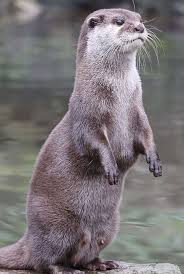
#> input picture Image_Processing/Week_3/susamuru.jpg, 184 x 274 px
$ jupyter execute Untitled1.ipynb
#> lines starting #> are read from the running program, lines starting #| are printed output that depends on the picture
[cell 1]
import cv2
import numpy as np

[cell 2]
my_img = cv2.imread("./susamuru.jpg",1)
#> my_img is the input picture: shape (274, 184, 3); mean B, G, R 118.8, 116, 121.9
print(my_img.shape)
#| (274, 184, 3)

[cell 3]
cv2.imshow("RGB Image",my_img)
cv2.waitKey(0)
cv2.destroyAllWindows()

[cell 4]
img_vertical = cv2.flip(my_img,0)
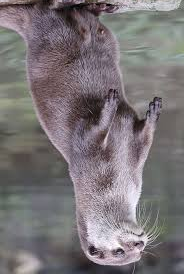
#> img_vertical: shape (274, 184, 3); mean B, G, R 118.8, 116, 121.9
img_horizontal = cv2.flip(my_img,1)
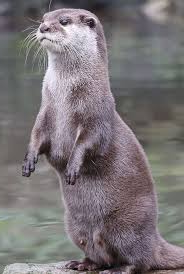
#> img_horizontal: shape (274, 184, 3); mean B, G, R 118.8, 116, 121.9
img_both = cv2.flip(my_img,-1)
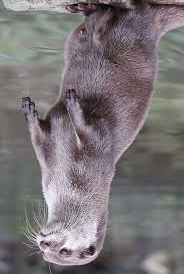
#> img_both: shape (274, 184, 3); mean B, G, R 118.8, 116, 121.9

[cell 5]
cv2.imshow("Original Image",my_img)
cv2.imshow("Vertical Image",img_vertical)
cv2.imshow("Horizontal Image",img_horizontal)
cv2.imshow("Vertical and Horizontal Image",img_both)
cv2.waitKey(0)
cv2.destroyAllWindows()

[cell 6]
type(my_img)

[cell 7]
vertical_with_code = my_img[::,:,:]
cv2.imshow("Vertical Image With Code",vertical_with_code)
cv2.waitKey(0)
cv2.destroyAllWindows()

print(my_img.shape)
print(f"Görüntünün Yüksekliği = {my_img.shape[0]}")
print(f"Görüntünün Genişliği = {my_img.shape[1]}")
print(f"Görüntünün Kanal Sayısı = {my_img.shape[2]}")

[cell 8]
resized_img = cv2.resize(my_img,(1080,1920),cv2.INTER_LANCZOS4)
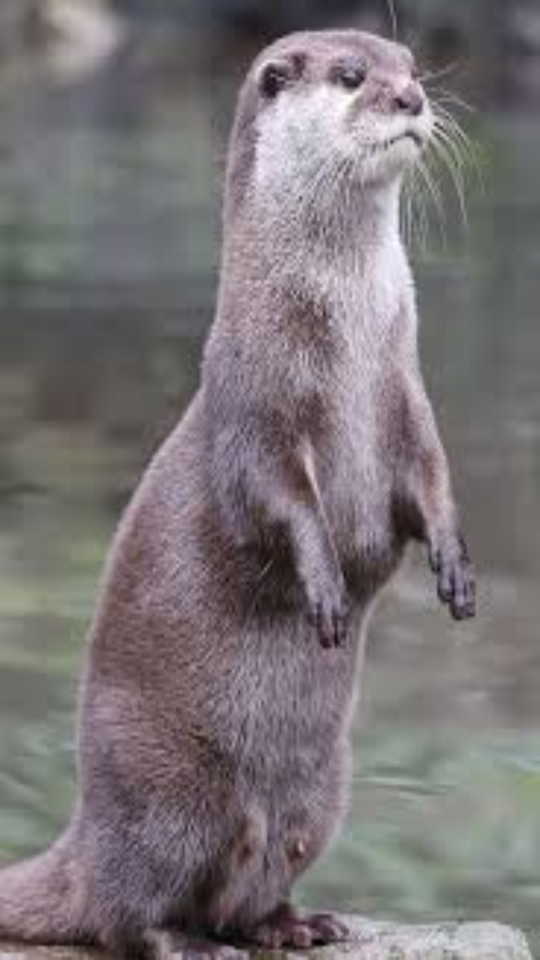
#> resized_img: shape (1920, 1080, 3) (shown at 1/2 size); mean B, G, R 118.7, 115.9, 121.8
cv2.imshow("Original Image",my_img)
cv2.imshow("Resized Image",resized_img)
cv2.waitKey(0)
cv2.destroyAllWindows()
